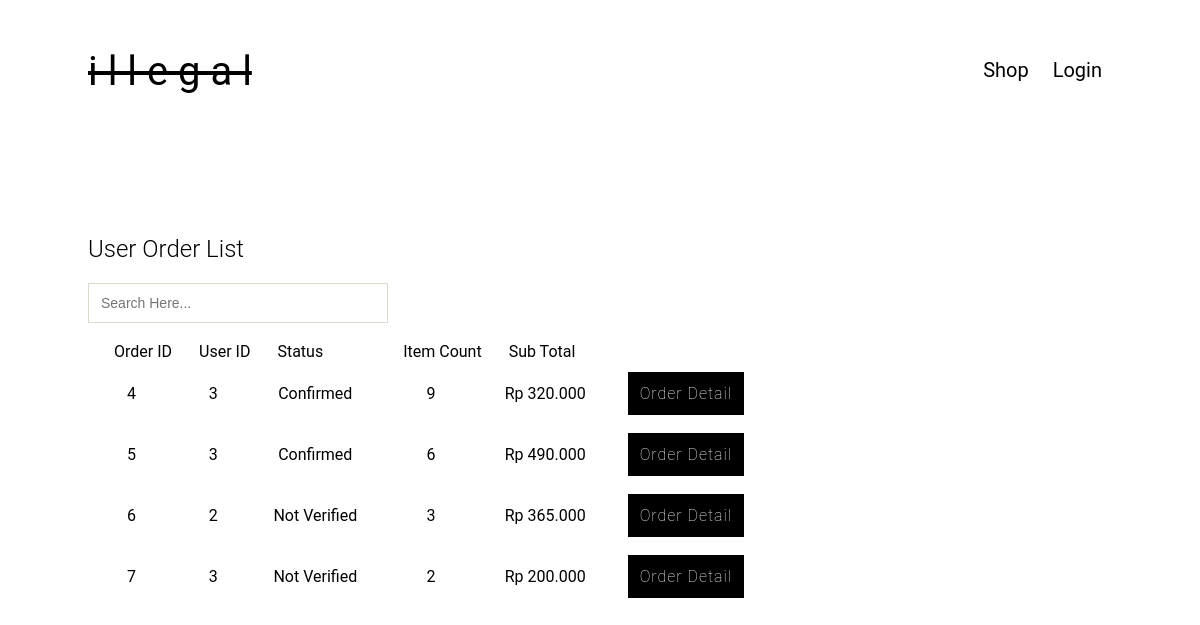
/order_list.php, run on an earlier commit of the app's database.
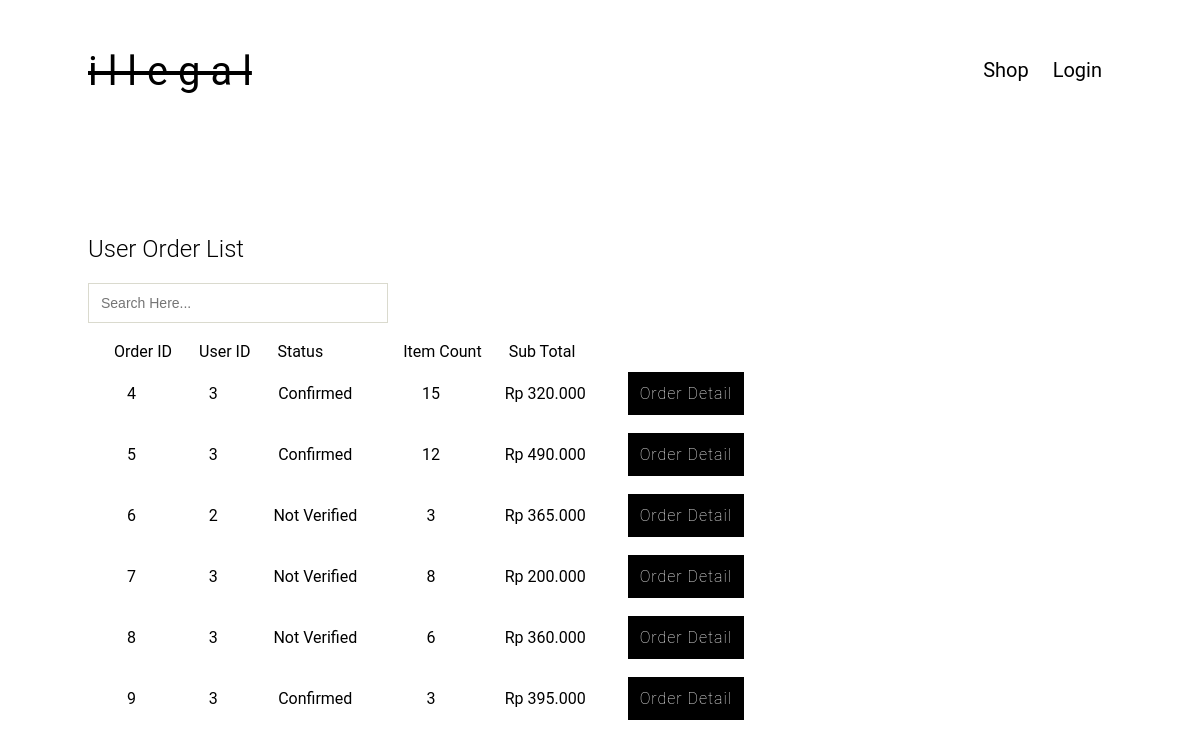
And on a later commit of the database.
### tables this page shows
CREATE TABLE `order_list` (
  `user_id` int(11) NOT NULL,
  `status` varchar(24) NOT NULL,
  `total_harga` int(11) NOT NULL,
  `order_id` int(11) NOT NULL,
  `no_resi` varchar(16) NOT NULL,
  `harga_unik` int(11) NOT NULL,
  `bukti` varchar(100) NOT NULL
);

### order_list.php (the view, shortened to what this page needs)
<?php
include 'header.php';
include 'koneksi.php';
$sql = mysqli_query($konek, "SELECT ol.user_id, ol.order_id, ol.status, ol.total_harga, SUM(od.jumlah) AS qty
           FROM order_list ol LEFT JOIN order_detail od ON ol.order_id = od.order_id GROUP BY order_id");
?>
<div>
    <div class="container">
        <h2 style="font-weight:350;">User Order List</h2>
        <div class="search">
            <input id="search" name="key" class="input" type="text" placeholder="Search Here...">
        </div>
        <div id="tampil">
            <table>
                <tr>
                    <td style="padding-left:24px;">Order ID</td>
                    <td style="padding-left:24px;">User ID</td>
                    <td style="padding-left:24px;">Status</td>
                    <td style="padding-left:24px;">Item Count</td>
                    <td style="padding-left:24px;">Sub Total</td>
                    <td></td>
                </tr>
                <?php
                while ($data = mysqli_fetch_array($sql)) {
                    ?>
                    <tr>
                        <td style="padding:20px;text-align:center;"><?= $data['order_id']; ?></td>
                        <td style="padding:20px;text-align:center;"><?= $data['user_id']; ?></td>
                        <td style="padding:20px;text-align:center;"><?= $data['status']; ?></td>
                        <td style="padding:20px;text-align:center;"><?= $data['qty']; ?></td>
                        <td style="padding:20px;text-align:center;"><?php echo "Rp ".number_format($data['total_harga'], '0', ',', '.'); ?></td>
                        <td style="padding:20px;text-align:center;">
                            <a class="btn" style="width:150px;" href="order_detail.php?con=<?= $data['order_id'] ?>">Order Detail</a>
                        </td>
                    </tr>
                <?php } ?>
        </div>
    </div>
</div>

What changed in the data, as far as the page shows it:
changed order_list id 4: qty "9" → "15"
changed order_list id 5: qty "6" → "12"
changed order_list id 7: qty "2" → "8"
added order_list: order_id "8", user "3", status "Not Verified", qty "6", total_harga "360.000"
added order_list: order_id "9", user "3", status "Confirmed", qty "3", total_harga "395.000"
